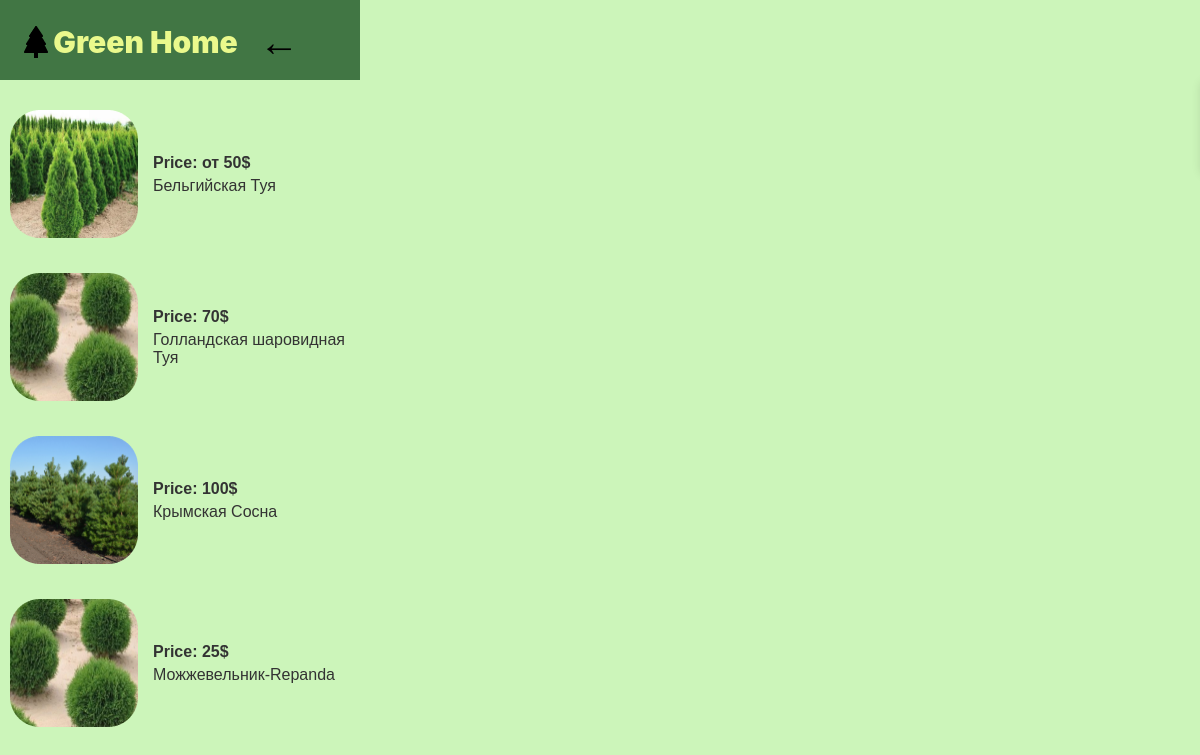
Screenshot of /stand with the database file from the repository.
### tua_app/models.py (models this page shows, shortened)
class Job(models.Model):
    title = models.CharField('Название', max_length=255)
    category = models.ForeignKey('Category', on_delete=models.CASCADE, verbose_name="Выберите категорию")
    price = models.TextField('Плата', max_length=255)
    image = models.ImageField(upload_to='jobs_images/', blank=True, null=True, verbose_name="Изображение")
    class Meta:
        verbose_name = "Услуга"
        verbose_name_plural = "Услуги"

### tua_app/views.py (the view)
# urls.py: path('stand', views.stand, name="stand"),
def stand(request):
    categories = Category.objects.all()
    jobs = Job.objects.all()
    context = {
        'categories': categories,
        'jobs': jobs
    }
    return render(request, "./second.html", context)

### tua_app/templates/second.html (shortened to what this page needs)
{%load static%}
<!DOCTYPE html>
<html lang="ru">
<head>
    <link rel="stylesheet" href="{%static './css/second.css'%}">
</head>
<body>
    <div class="container">
        <header>
            <div class="con">
                <img  src="{%static './photo/Vector (2).png'%}" class="logo"></img>
                <p class="head-txt">Green Home</p>
                <a href="{%url 'home'%}" class="back-arrow">←</a>
            </div>
        </header>
        <section class="product-list">
            {% for job in jobs %}
            <div class="product">
                <img class="gh" src="{{ job.image.url }}" alt="Бельгийская Туя">
                <div class="product-info">
                    <p class="price">Price: {{ job.price }}</p>
                    <p class="name">{{ job.title }}</p>
                </div>
            </div>
            {% endfor %}
        </section>
    </div>
</body>
</html>

### tua_app/static/css/second.css (style rules this page uses)
* { box-sizing: border-box; margin: 0; padding: 0; }
body { font-family: Arial, sans-serif; background-color: #CCF5BA; }
.container { width: 360px; height: 800px; top: -360px; left: 220px; gap: 0px; opacity: 0px; }
header { width: 360px; height: 80px; padding: 0px 20px 0px 20px; gap: 0px; opacity: 0px; background: #417644; display: inline-block; }
.con { width: 320px; height: 80px; left: 20px; padding: 24px 41px 20px 0px; gap: 0px; opacity: 0px; display: flex; align-items: center; }
.head-txt { width: 238px; height: 36px; top: 24px; left: 41px; gap: 0px; opacity: 0px; font-family: Inter; font-size: 30px; font-weight: 900; line-height: 36.31px; text-align: center; color: #EAF98C; }
.logo { width: 32px; height: 32px; top: 24px; padding: 0px 4px 0px 4px; gap: 0px; opacity: 0px; color: black; }
.back-arrow { padding-left: 20px; font-size: 40px; text-decoration: none; color: black; }
.product-list { margin-top: 20px; }
.product { display: flex; align-items: center; margin-bottom: 15px; padding: 10px; border-radius: 8px; }
.product img { width: 128px; height: 128px; border-radius: 8px; margin-right: 15px; }
.product-info { color: #333; }
.product-info .price { font-weight: bold; margin-bottom: 5px; }
.product-info .name { font-size: 16px; }

### rows the page displays
Job: image (picture), price "от 50$", title "Бельгийская Туя"
Job: image (picture), price "70$", title "Голландская шаровидная Туя"
Job: image (picture), price "100$", title "Крымская Сосна"
Job: image (picture), price "25$", title "Можжевельник-Repanda"
